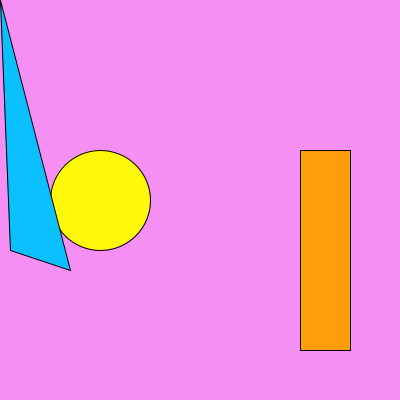
Frame 1 (no input)
Frame 60 (the mouse pressed at the canvas centre just before this capture): identical to frame 1, image omitted
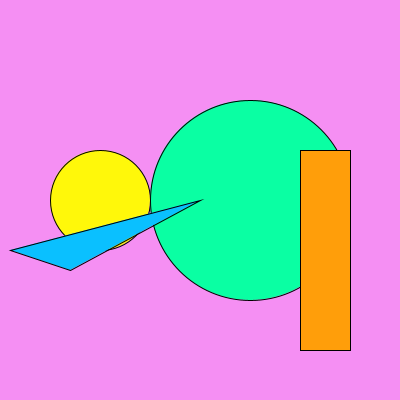
Frame 120 (the mouse held since frame 60 and released just before this capture)

The Processing sketch that drew these frames (run headless with seeded random() and noise(); from frame 60 on, the mouse is pressed at the canvas centre):

// Processing sketch: processing_38003
// ── processing_38003.pde

void setup (){
  size(400, 400);
}


void draw (){
  background (245, 143, 243);
  fill (255, 248, 10); // fill must go before object to be filled
  ellipse (100, 200, 100, 100); // (x, y, width, height)
  fill (10, 255, 163);
  ellipse (250, 200, mouseY, mouseX);
  fill (255, 158, 10);
  rect (300, 150, 50, 200); // (x, y, width, height)
  fill (10, 192, 255);
  triangle (10, 250, 70, 270, mouseY, mouseX);
  
}
